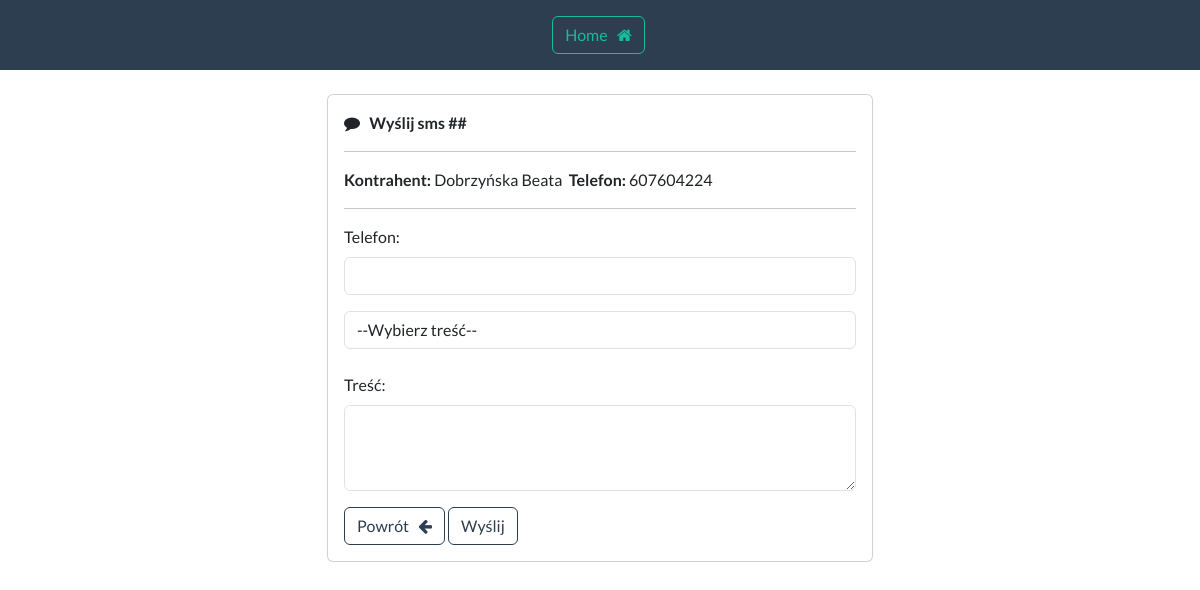
The app's page /sms/sms/71071 (signed in), older data.
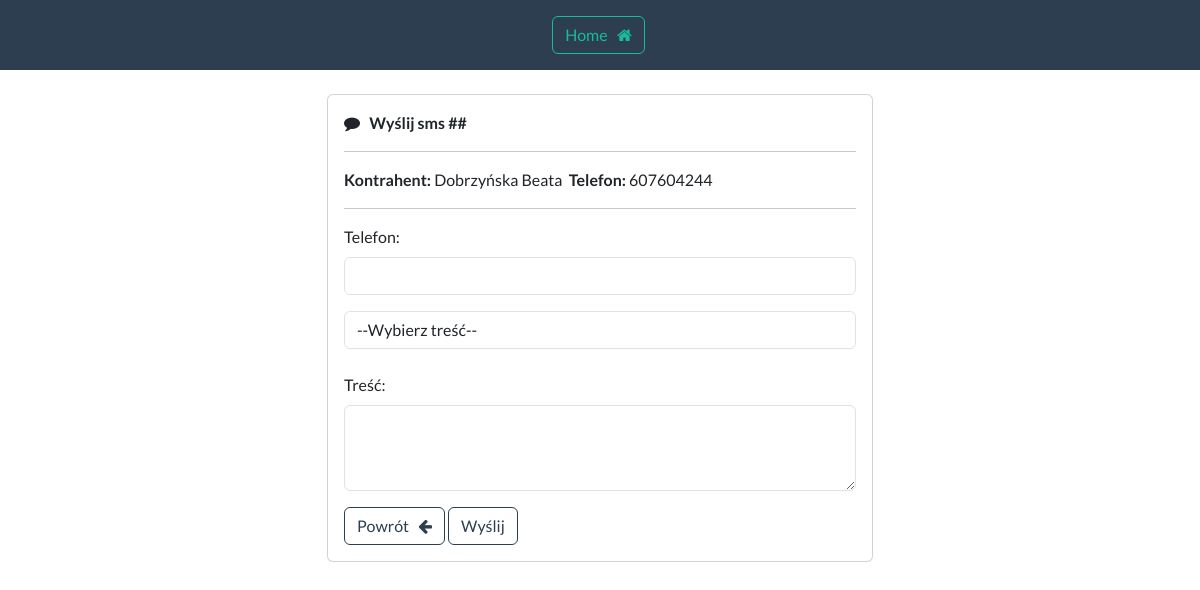
The same page, newer data.
### telefony/models.py (models this page shows, shortened)
class Mieszkaniec(models.Model):
    data_utworzenia = models.CharField(max_length=15, blank=True)
    indeks = models.CharField(max_length=7, blank=True)
    nazwa = models.CharField(max_length=255, blank=True)
    adres = models.CharField(max_length=255, blank=True)
    klatka = models.CharField(max_length=2, blank=True)
    telefon = models.CharField(max_length=20, blank=True)
    telefon2 = models.CharField(max_length=20, blank=True)
    telefon3 = models.CharField(max_length=20, blank=True)
    symbol_budynku = models.CharField(max_length=4, blank=True)
    tak = "tak"
    nie = "nie"
    zgoda_wybor = [
        (tak, "tak"),
        (nie, "nie")
    ]
    zgoda = models.CharField(
        max_length=3,
        choices=zgoda_wybor,
        default=tak,
    )
    ce = "CE"
    nw = "NW"
    ns = "NS"
    administracja_wybor = [
        (ns, "NS"),
        (nw, "NW"),
        (ce, "CE")
    ]
    administracja = models.CharField(
        max_length=2,
        choices=administracja_wybor,
        default=ce,
    )
    content = models.TextField(max_length=160, blank=True, null=True)
    phone = models.TextField(blank=True, null=True)

### sms/views.py (the view, shortened to what this page needs)
# urls.py: path("sms/<int:pk>", views.sms_record, name="sms_rss"),
@login_required(login_url="login")
def sms_record(request, pk):
	record = Mieszkaniec.objects.get(id=pk)
	form = SmsRecordFormSms(instance=record)
	my_record = Mieszkaniec.objects.get(id=pk)
	context = {"form": form, "record": record, "my_record": my_record}
	return render(request, "sms-sms.html", context=context)

### sms/forms.py
class SmsRecordFormSms(forms.ModelForm):
    class Meta:
        model = Mieszkaniec
        fields = ["indeks", "nazwa", "phone", "content", "telefon"]

### sms/templates/sms-sms.html (shortened to what this page needs)
{% extends 'base-sms.html' %}
{% load crispy_forms_tags %}
{% block content %}
    <div class="row justify-content-center">
        <div class="col-sm-6 mb-3 mb-sm-0">
            <div class="card">
                <div class="card-body">
                    <i class="fa fa-comment" aria-hidden="true"></i> &nbsp;
                    <strong> Wyślij sms ##</strong>
                    <hr>
                    <form method="POST" autocomplete="off" id="smsForm">
                        <p><strong> Kontrahent: </strong> {{ record.nazwa }}&nbsp; <strong>
                            Telefon: </strong> {{ record.telefon }} </p>
                        <hr>
                        <div class="mb-3">
                            <label for="phone" class="form-label">Telefon:</label>
                            <input type="text" class="form-control" id="phone" name="phone" placeholder="" autocomplete="off">
                        </div>
                        <select class="form-control" id="smsTemplate">
                            <option value="">--Wybierz treść--</option>
                        </select>
                        <br>
                        <div class="mb-3">
                            <label for="content" class="form-label">Treść:</label>
                            <textarea class="form-control" id="content" name="content" maxlength="160"
                                      rows="3"></textarea>
                        </div>
                        <a href="{% url 'dashboard-sms-kontrahent' %}" class="btn btn-outline-primary"> Powrót &nbsp; <i
                                class="fa fa-arrow-left"></i> </a>
                        <button type="submit" class="btn btn-outline-primary">Wyślij</button>
                    </form>
                </div>
            </div>
        </div>
    </div>
{% endblock %}

Row changes from the older to the newer data that the page shows:
changed Mieszkaniec "Dobrzyńska Beata": telefon "607604224" → "607604244"
